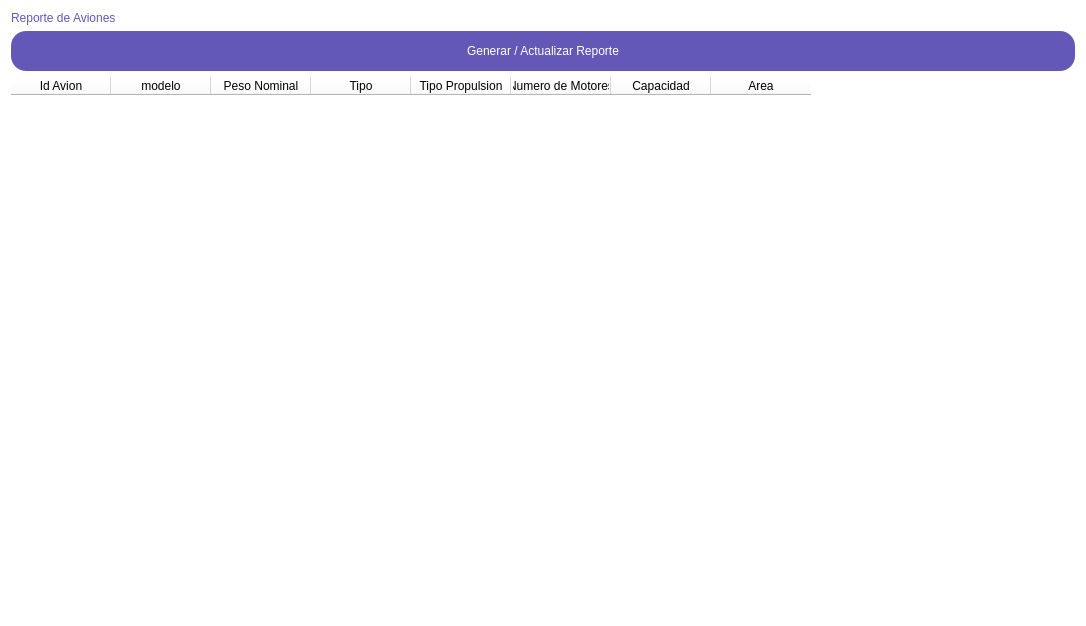
<?xml version="1.0" encoding="UTF-8"?>
<ui version="4.0">
 <class>Form</class>
 <widget class="QWidget" name="Form">
  <property name="geometry">
   <rect>
    <x>0</x>
    <y>0</y>
    <width>1086</width>
    <height>626</height>
   </rect>
  </property>
  <property name="windowTitle">
   <string>Form</string>
  </property>
  <property name="styleSheet">
   <string notr="true">QWidget
{
    background-color: white;
    border-radius: 20px;
}

QPushButton
{
    color: white;
    background-color: #6357B7;
    border-radius: 15px;
    font: 14pt &quot;Bahnschrift&quot;;
}

QPushButton:Pressed
{
    background-color: #C397E4;
}

QPushButton:disabled
{
    color: #6357B7;
    background-color: white;
    border-radius: 0px;
}

QLineEdit
{
    color: #6357B7;
    background-color: white;
    border : 2px solid #6357B7;
    border-radius: 15px;
    font: 10pt &quot;Bahnschrift&quot;;
    border: 1px solid #6357B7;
    padding: 10px;
}

QLabel
{
    background-color: transparent;
    color: #6357B7;
    font: 12pt &quot;Bahnschrift&quot;;
}

QComboBox
{
    border: 1px solid #6357B7;
    border-radius: 3px;
    padding: 1px 18px 1px 3px;
    min-width: 6em;
	color: #6357B7;
    font: 12pt &quot;Bahnschrift&quot;;
}

QTextEdit
{
    color: #6357B7;
    background-color: white;
    border : 2px solid #6357B7;
    border-radius: 15px;
    font: 14pt &quot;Bahnschrift&quot;;
    border: 1px solid #6357B7;
    padding: 13px;
}

QTableWidget
{
	color: #6357B7;
    font: 12pt &quot;Bahnschrift&quot;;
}</string>
  </property>
  <layout class="QVBoxLayout" name="verticalLayout">
   <item>
    <widget class="QLabel" name="label">
     <property name="text">
      <string>Reporte de Aviones</string>
     </property>
    </widget>
   </item>
   <item>
    <widget class="QPushButton" name="pushButton">
     <property name="minimumSize">
      <size>
       <width>50</width>
       <height>40</height>
      </size>
     </property>
     <property name="text">
      <string>Generar / Actualizar Reporte</string>
     </property>
    </widget>
   </item>
   <item>
    <widget class="QTableWidget" name="tableWidget">
     <column>
      <property name="text">
       <string>Id Avion</string>
      </property>
     </column>
     <column>
      <property name="text">
       <string>modelo</string>
      </property>
     </column>
     <column>
      <property name="text">
       <string>Peso Nominal</string>
      </property>
     </column>
     <column>
      <property name="text">
       <string>Tipo</string>
      </property>
     </column>
     <column>
      <property name="text">
       <string>Tipo Propulsion</string>
      </property>
     </column>
     <column>
      <property name="text">
       <string>Numero de Motores</string>
      </property>
     </column>
     <column>
      <property name="text">
       <string>Capacidad</string>
      </property>
     </column>
     <column>
      <property name="text">
       <string>Area</string>
      </property>
     </column>
    </widget>
   </item>
  </layout>
 </widget>
 <resources/>
 <connections/>
</ui>
